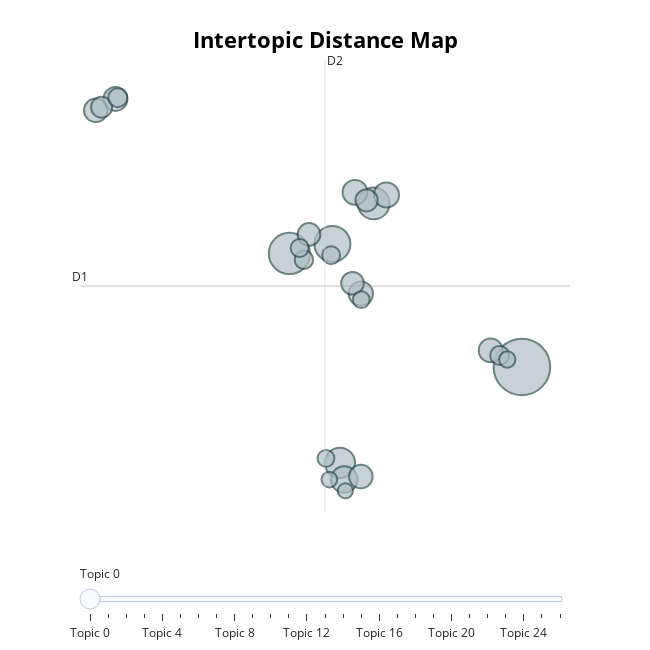

The notebook cell this image was saved under:
### Code cell
model.visualize_topics()

### Figure 1 — Plotly figure (JSON) as saved in the notebook; plotly's stock layout.template omitted (floating-point values rounded to 4 significant figures)
{"data": [{"customdata": [[0, "of | and | the | in | language", 168], [1, "the | group | learning | in | and", 89], [2, "the | of | in | and | is", 68], [3, "studies | of | research | the | language", 53], [4, "students | the | student | and | to", 48], [5, "database | case | data | and | the", 37], [6, "quot | language | and | in | the", 33], [7, "feedback | of | errors | the | to", 32], [8, "perceived | learning | technology | the | of", 31], [9, "skills | information | programs | is | systems", 30], [10, "language | and | the | english | in", 30], [11, "students | course | to | agile | the", 29], [12, "case | the | to | business | organization", 29], [13, "captions | comprehension | listening | vocabulary | video", 27], [14, "the | of | use | teachers | students", 27], [15, "the | of | global | and | purpose", 26], [16, "security | analytics | data | organizations | is", 23], [17, "teachers | call | their | language | teacher", 19], [18, "major | mis | job | the | of", 19], [19, "of | learners | l2 | da | the", 18], [20, "corpus | the | chinese | writing | dictionary", 17], [21, "pronunciation | asr | production | the | tts", 17], [22, "pandemic | covid | 19 | the | online", 15], [23, "the | cent | per | of | internet", 15], [24, "in | the | writing | feedback | to", 14], [25, "capstone | courses | to | and | program", 13], [26, "programming | query | inventor | courses | we", 12]], "hovertemplate": "<b>Topic %{customdata[0]}</b><br>%{customdata[1]}<br>Size: %{customdata[2]}", "legendgroup": "", "marker": {"color": "#B0BEC5", "line": {"color": "DarkSlateGrey", "width": 2}, "size": [168, 89, 68, 53, 48, 37, 33, 32, 31, 30, 30, 29, 29, 27, 27, 26, 23, 19, 19, 18, 17, 17, 15, 15, 14, 13, 12], "sizemode": "area", "sizeref": 0.105, "symbol": "circle"}, "mode": "markers", "name": "", "orientation": "v", "showlegend": false, "type": "scatter", "x": [6.572, 1.809, 2.689, 3.536, 2.843, 2.932, 3.797, 3.152, 3.271, -1.755, 5.933, 3.272, -2.158, 2.21, 3.101, 3.39, -2.039, 6.116, -1.708, 2.105, 2.663, 2.018, 2.558, 3.281, 6.272, 2.627, 2.956], "xaxis": "x", "y": [-0.6873, 3.664, 4.026, 5.58, -4.364, -5.003, 5.905, 6.006, 2.124, 9.584, -0.05319, -4.891, 9.149, 4.392, 2.519, 5.699, 9.268, -0.2472, 9.632, 3.424, 3.593, 3.87, -4.192, 1.891, -0.404, -5.004, -5.433], "yaxis": "y"}], "layout": {"annotations": [{"showarrow": false, "text": "D1", "x": -2.482, "y": 2.414, "yshift": 10}, {"showarrow": false, "text": "D2", "x": 2.538, "xshift": 10, "y": 11.08}], "height": 650, "hoverlabel": {"bgcolor": "white", "font": {"family": "Rockwell", "size": 16}}, "legend": {"itemsizing": "constant", "tracegroupgap": 0}, "margin": {"t": 60}, "shapes": [{"line": {"color": "#CFD8DC", "width": 2}, "type": "line", "x0": 2.538, "x1": 2.538, "y0": -6.248, "y1": 11.08}, {"line": {"color": "#9E9E9E", "width": 2}, "type": "line", "x0": -2.482, "x1": 7.558, "y0": 2.414, "y1": 2.414}], "sliders": [{"active": 0, "pad": {"t": 50}, "steps": [{"args": [{"marker.color": [["red", "#B0BEC5", "#B0BEC5", "#B0BEC5", "#B0BEC5", "#B0BEC5", "#B0BEC5", "#B0BEC5", "#B0BEC5", "#B0BEC5", "#B0BEC5", "#B0BEC5", "#B0BEC5", "#B0BEC5", "#B0BEC5", "#B0BEC5", "#B0BEC5", "#B0BEC5", "#B0BEC5", "#B0BEC5", "#B0BEC5", "#B0BEC5", "#B0BEC5", "#B0BEC5", "#B0BEC5", "#B0BEC5", "#B0BEC5"]]}], "label": "Topic 0", "method": "update"}, {"args": [{"marker.color": [["#B0BEC5", "red", "#B0BEC5", "#B0BEC5", "#B0BEC5", "#B0BEC5", "#B0BEC5", "#B0BEC5", "#B0BEC5", "#B0BEC5", "#B0BEC5", "#B0BEC5", "#B0BEC5", "#B0BEC5", "#B0BEC5", "#B0BEC5", "#B0BEC5", "#B0BEC5", "#B0BEC5", "#B0BEC5", "#B0BEC5", "#B0BEC5", "#B0BEC5", "#B0BEC5", "#B0BEC5", "#B0BEC5", "#B0BEC5"]]}], "label": "Topic 1", "method": "update"}, {"args": [{"marker.color": [["#B0BEC5", "#B0BEC5", "red", "#B0BEC5", "#B0BEC5", "#B0BEC5", "#B0BEC5", "#B0BEC5", "#B0BEC5", "#B0BEC5", "#B0BEC5", "#B0BEC5", "#B0BEC5", "#B0BEC5", "#B0BEC5", "#B0BEC5", "#B0BEC5", "#B0BEC5", "#B0BEC5", "#B0BEC5", "#B0BEC5", "#B0BEC5", "#B0BEC5", "#B0BEC5", "#B0BEC5", "#B0BEC5", "#B0BEC5"]]}], "label": "Topic 2", "method": "update"}, {"args": [{"marker.color": [["#B0BEC5", "#B0BEC5", "#B0BEC5", "red", "#B0BEC5", "#B0BEC5", "#B0BEC5", "#B0BEC5", "#B0BEC5", "#B0BEC5", "#B0BEC5", "#B0BEC5", "#B0BEC5", "#B0BEC5", "#B0BEC5", "#B0BEC5", "#B0BEC5", "#B0BEC5", "#B0BEC5", "#B0BEC5", "#B0BEC5", "#B0BEC5", "#B0BEC5", "#B0BEC5", "#B0BEC5", "#B0BEC5", "#B0BEC5"]]}], "label": "Topic 3", "method": "update"}, {"args": [{"marker.color": [["#B0BEC5", "#B0BEC5", "#B0BEC5", "#B0BEC5", "red", "#B0BEC5", "#B0BEC5", "#B0BEC5", "#B0BEC5", "#B0BEC5", "#B0BEC5", "#B0BEC5", "#B0BEC5", "#B0BEC5", "#B0BEC5", "#B0BEC5", "#B0BEC5", "#B0BEC5", "#B0BEC5", "#B0BEC5", "#B0BEC5", "#B0BEC5", "#B0BEC5", "#B0BEC5", "#B0BEC5", "#B0BEC5", "#B0BEC5"]]}], "label": "Topic 4", "method": "update"}, {"args": [{"marker.color": [["#B0BEC5", "#B0BEC5", "#B0BEC5", "#B0BEC5", "#B0BEC5", "red", "#B0BEC5", "#B0BEC5", "#B0BEC5", "#B0BEC5", "#B0BEC5", "#B0BEC5", "#B0BEC5", "#B0BEC5", "#B0BEC5", "#B0BEC5", "#B0BEC5", "#B0BEC5", "#B0BEC5", "#B0BEC5", "#B0BEC5", "#B0BEC5", "#B0BEC5", "#B0BEC5", "#B0BEC5", "#B0BEC5", "#B0BEC5"]]}], "label": "Topic 5", "method": "update"}, {"args": [{"marker.color": [["#B0BEC5", "#B0BEC5", "#B0BEC5", "#B0BEC5", "#B0BEC5", "#B0BEC5", "red", "#B0BEC5", "#B0BEC5", "#B0BEC5", "#B0BEC5", "#B0BEC5", "#B0BEC5", "#B0BEC5", "#B0BEC5", "#B0BEC5", "#B0BEC5", "#B0BEC5", "#B0BEC5", "#B0BEC5", "#B0BEC5", "#B0BEC5", "#B0BEC5", "#B0BEC5", "#B0BEC5", "#B0BEC5", "#B0BEC5"]]}], "label": "Topic 6", "method": "update"}, {"args": [{"marker.color": [["#B0BEC5", "#B0BEC5", "#B0BEC5", "#B0BEC5", "#B0BEC5", "#B0BEC5", "#B0BEC5", "red", "#B0BEC5", "#B0BEC5", "#B0BEC5", "#B0BEC5", "#B0BEC5", "#B0BEC5", "#B0BEC5", "#B0BEC5", "#B0BEC5", "#B0BEC5", "#B0BEC5", "#B0BEC5", "#B0BEC5", "#B0BEC5", "#B0BEC5", "#B0BEC5", "#B0BEC5", "#B0BEC5", "#B0BEC5"]]}], "label": "Topic 7", "method": "update"}, {"args": [{"marker.color": [["#B0BEC5", "#B0BEC5", "#B0BEC5", "#B0BEC5", "#B0BEC5", "#B0BEC5", "#B0BEC5", "#B0BEC5", "red", "#B0BEC5", "#B0BEC5", "#B0BEC5", "#B0BEC5", "#B0BEC5", "#B0BEC5", "#B0BEC5", "#B0BEC5", "#B0BEC5", "#B0BEC5", "#B0BEC5", "#B0BEC5", "#B0BEC5", "#B0BEC5", "#B0BEC5", "#B0BEC5", "#B0BEC5", "#B0BEC5"]]}], "label": "Topic 8", "method": "update"}, {"args": [{"marker.color": [["#B0BEC5", "#B0BEC5", "#B0BEC5", "#B0BEC5", "#B0BEC5", "#B0BEC5", "#B0BEC5", "#B0BEC5", "#B0BEC5", "red", "#B0BEC5", "#B0BEC5", "#B0BEC5", "#B0BEC5", "#B0BEC5", "#B0BEC5", "#B0BEC5", "#B0BEC5", "#B0BEC5", "#B0BEC5", "#B0BEC5", "#B0BEC5", "#B0BEC5", "#B0BEC5", "#B0BEC5", "#B0BEC5", "#B0BEC5"]]}], "label": "Topic 9", "method": "update"}, {"args": [{"marker.color": [["#B0BEC5", "#B0BEC5", "#B0BEC5", "#B0BEC5", "#B0BEC5", "#B0BEC5", "#B0BEC5", "#B0BEC5", "#B0BEC5", "#B0BEC5", "red", "#B0BEC5", "#B0BEC5", "#B0BEC5", "#B0BEC5", "#B0BEC5", "#B0BEC5", "#B0BEC5", "#B0BEC5", "#B0BEC5", "#B0BEC5", "#B0BEC5", "#B0BEC5", "#B0BEC5", "#B0BEC5", "#B0BEC5", "#B0BEC5"]]}], "label": "Topic 10", "method": "update"}, {"args": [{"marker.color": [["#B0BEC5", "#B0BEC5", "#B0BEC5", "#B0BEC5", "#B0BEC5", "#B0BEC5", "#B0BEC5", "#B0BEC5", "#B0BEC5", "#B0BEC5", "#B0BEC5", "red", "#B0BEC5", "#B0BEC5", "#B0BEC5", "#B0BEC5", "#B0BEC5", "#B0BEC5", "#B0BEC5", "#B0BEC5", "#B0BEC5", "#B0BEC5", "#B0BEC5", "#B0BEC5", "#B0BEC5", "#B0BEC5", "#B0BEC5"]]}], "label": "Topic 11", "method": "update"}, {"args": [{"marker.color": [["#B0BEC5", "#B0BEC5", "#B0BEC5", "#B0BEC5", "#B0BEC5", "#B0BEC5", "#B0BEC5", "#B0BEC5", "#B0BEC5", "#B0BEC5", "#B0BEC5", "#B0BEC5", "red", "#B0BEC5", "#B0BEC5", "#B0BEC5", "#B0BEC5", "#B0BEC5", "#B0BEC5", "#B0BEC5", "#B0BEC5", "#B0BEC5", "#B0BEC5", "#B0BEC5", "#B0BEC5", "#B0BEC5", "#B0BEC5"]]}], "label": "Topic 12", "method": "update"}, {"args": [{"marker.color": [["#B0BEC5", "#B0BEC5", "#B0BEC5", "#B0BEC5", "#B0BEC5", "#B0BEC5", "#B0BEC5", "#B0BEC5", "#B0BEC5", "#B0BEC5", "#B0BEC5", "#B0BEC5", "#B0BEC5", "red", "#B0BEC5", "#B0BEC5", "#B0BEC5", "#B0BEC5", "#B0BEC5", "#B0BEC5", "#B0BEC5", "#B0BEC5", "#B0BEC5", "#B0BEC5", "#B0BEC5", "#B0BEC5", "#B0BEC5"]]}], "label": "Topic 13", "method": "update"}, {"args": [{"marker.color": [["#B0BEC5", "#B0BEC5", "#B0BEC5", "#B0BEC5", "#B0BEC5", "#B0BEC5", "#B0BEC5", "#B0BEC5", "#B0BEC5", "#B0BEC5", "#B0BEC5", "#B0BEC5", "#B0BEC5", "#B0BEC5", "red", "#B0BEC5", "#B0BEC5", "#B0BEC5", "#B0BEC5", "#B0BEC5", "#B0BEC5", "#B0BEC5", "#B0BEC5", "#B0BEC5", "#B0BEC5", "#B0BEC5", "#B0BEC5"]]}], "label": "Topic 14", "method": "update"}, {"args": [{"marker.color": [["#B0BEC5", "#B0BEC5", "#B0BEC5", "#B0BEC5", "#B0BEC5", "#B0BEC5", "#B0BEC5", "#B0BEC5", "#B0BEC5", "#B0BEC5", "#B0BEC5", "#B0BEC5", "#B0BEC5", "#B0BEC5", "#B0BEC5", "red", "#B0BEC5", "#B0BEC5", "#B0BEC5", "#B0BEC5", "#B0BEC5", "#B0BEC5", "#B0BEC5", "#B0BEC5", "#B0BEC5", "#B0BEC5", "#B0BEC5"]]}], "label": "Topic 15", "method": "update"}, {"args": [{"marker.color": [["#B0BEC5", "#B0BEC5", "#B0BEC5", "#B0BEC5", "#B0BEC5", "#B0BEC5", "#B0BEC5", "#B0BEC5", "#B0BEC5", "#B0BEC5", "#B0BEC5", "#B0BEC5", "#B0BEC5", "#B0BEC5", "#B0BEC5", "#B0BEC5", "red", "#B0BEC5", "#B0BEC5", "#B0BEC5", "#B0BEC5", "#B0BEC5", "#B0BEC5", "#B0BEC5", "#B0BEC5", "#B0BEC5", "#B0BEC5"]]}], "label": "Topic 16", "method": "update"}, {"args": [{"marker.color": [["#B0BEC5", "#B0BEC5", "#B0BEC5", "#B0BEC5", "#B0BEC5", "#B0BEC5", "#B0BEC5", "#B0BEC5", "#B0BEC5", "#B0BEC5", "#B0BEC5", "#B0BEC5", "#B0BEC5", "#B0BEC5", "#B0BEC5", "#B0BEC5", "#B0BEC5", "red", "#B0BEC5", "#B0BEC5", "#B0BEC5", "#B0BEC5", "#B0BEC5", "#B0BEC5", "#B0BEC5", "#B0BEC5", "#B0BEC5"]]}], "label": "Topic 17", "method": "update"}, {"args": [{"marker.color": [["#B0BEC5", "#B0BEC5", "#B0BEC5", "#B0BEC5", "#B0BEC5", "#B0BEC5", "#B0BEC5", "#B0BEC5", "#B0BEC5", "#B0BEC5", "#B0BEC5", "#B0BEC5", "#B0BEC5", "#B0BEC5", "#B0BEC5", "#B0BEC5", "#B0BEC5", "#B0BEC5", "red", "#B0BEC5", "#B0BEC5", "#B0BEC5", "#B0BEC5", "#B0BEC5", "#B0BEC5", "#B0BEC5", "#B0BEC5"]]}], "label": "Topic 18", "method": "update"}, {"args": [{"marker.color": [["#B0BEC5", "#B0BEC5", "#B0BEC5", "#B0BEC5", "#B0BEC5", "#B0BEC5", "#B0BEC5", "#B0BEC5", "#B0BEC5", "#B0BEC5", "#B0BEC5", "#B0BEC5", "#B0BEC5", "#B0BEC5", "#B0BEC5", "#B0BEC5", "#B0BEC5", "#B0BEC5", "#B0BEC5", "red", "#B0BEC5", "#B0BEC5", "#B0BEC5", "#B0BEC5", "#B0BEC5", "#B0BEC5", "#B0BEC5"]]}], "label": "Topic 19", "method": "update"}, {"args": [{"marker.color": [["#B0BEC5", "#B0BEC5", "#B0BEC5", "#B0BEC5", "#B0BEC5", "#B0BEC5", "#B0BEC5", "#B0BEC5", "#B0BEC5", "#B0BEC5", "#B0BEC5", "#B0BEC5", "#B0BEC5", "#B0BEC5", "#B0BEC5", "#B0BEC5", "#B0BEC5", "#B0BEC5", "#B0BEC5", "#B0BEC5", "red", "#B0BEC5", "#B0BEC5", "#B0BEC5", "#B0BEC5", "#B0BEC5", "#B0BEC5"]]}], "label": "Topic 20", "method": "update"}, {"args": [{"marker.color": [["#B0BEC5", "#B0BEC5", "#B0BEC5", "#B0BEC5", "#B0BEC5", "#B0BEC5", "#B0BEC5", "#B0BEC5", "#B0BEC5", "#B0BEC5", "#B0BEC5", "#B0BEC5", "#B0BEC5", "#B0BEC5", "#B0BEC5", "#B0BEC5", "#B0BEC5", "#B0BEC5", "#B0BEC5", "#B0BEC5", "#B0BEC5", "red", "#B0BEC5", "#B0BEC5", "#B0BEC5", "#B0BEC5", "#B0BEC5"]]}], "label": "Topic 21", "method": "update"}, {"args": [{"marker.color": [["#B0BEC5", "#B0BEC5", "#B0BEC5", "#B0BEC5", "#B0BEC5", "#B0BEC5", "#B0BEC5", "#B0BEC5", "#B0BEC5", "#B0BEC5", "#B0BEC5", "#B0BEC5", "#B0BEC5", "#B0BEC5", "#B0BEC5", "#B0BEC5", "#B0BEC5", "#B0BEC5", "#B0BEC5", "#B0BEC5", "#B0BEC5", "#B0BEC5", "red", "#B0BEC5", "#B0BEC5", "#B0BEC5", "#B0BEC5"]]}], "label": "Topic 22", "method": "update"}, {"args": [{"marker.color": [["#B0BEC5", "#B0BEC5", "#B0BEC5", "#B0BEC5", "#B0BEC5", "#B0BEC5", "#B0BEC5", "#B0BEC5", "#B0BEC5", "#B0BEC5", "#B0BEC5", "#B0BEC5", "#B0BEC5", "#B0BEC5", "#B0BEC5", "#B0BEC5", "#B0BEC5", "#B0BEC5", "#B0BEC5", "#B0BEC5", "#B0BEC5", "#B0BEC5", "#B0BEC5", "red", "#B0BEC5", "#B0BEC5", "#B0BEC5"]]}], "label": "Topic 23", "method": "update"}, {"args": [{"marker.color": [["#B0BEC5", "#B0BEC5", "#B0BEC5", "#B0BEC5", "#B0BEC5", "#B0BEC5", "#B0BEC5", "#B0BEC5", "#B0BEC5", "#B0BEC5", "#B0BEC5", "#B0BEC5", "#B0BEC5", "#B0BEC5", "#B0BEC5", "#B0BEC5", "#B0BEC5", "#B0BEC5", "#B0BEC5", "#B0BEC5", "#B0BEC5", "#B0BEC5", "#B0BEC5", "#B0BEC5", "red", "#B0BEC5", "#B0BEC5"]]}], "label": "Topic 24", "method": "update"}, {"args": [{"marker.color": [["#B0BEC5", "#B0BEC5", "#B0BEC5", "#B0BEC5", "#B0BEC5", "#B0BEC5", "#B0BEC5", "#B0BEC5", "#B0BEC5", "#B0BEC5", "#B0BEC5", "#B0BEC5", "#B0BEC5", "#B0BEC5", "#B0BEC5", "#B0BEC5", "#B0BEC5", "#B0BEC5", "#B0BEC5", "#B0BEC5", "#B0BEC5", "#B0BEC5", "#B0BEC5", "#B0BEC5", "#B0BEC5", "red", "#B0BEC5"]]}], "label": "Topic 25", "method": "update"}, {"args": [{"marker.color": [["#B0BEC5", "#B0BEC5", "#B0BEC5", "#B0BEC5", "#B0BEC5", "#B0BEC5", "#B0BEC5", "#B0BEC5", "#B0BEC5", "#B0BEC5", "#B0BEC5", "#B0BEC5", "#B0BEC5", "#B0BEC5", "#B0BEC5", "#B0BEC5", "#B0BEC5", "#B0BEC5", "#B0BEC5", "#B0BEC5", "#B0BEC5", "#B0BEC5", "#B0BEC5", "#B0BEC5", "#B0BEC5", "#B0BEC5", "red"]]}], "label": "Topic 26", "method": "update"}]}], "title": {"font": {"color": "Black", "size": 22}, "text": "<b>Intertopic Distance Map</b>", "x": 0.5, "xanchor": "center", "y": 0.95, "yanchor": "top"}, "width": 650, "xaxis": {"anchor": "y", "domain": [0, 1], "range": [-2.482, 7.558], "title": {"text": ""}, "visible": false}, "yaxis": {"anchor": "x", "domain": [0, 1], "range": [-6.248, 11.08], "title": {"text": ""}, "visible": false}}}
